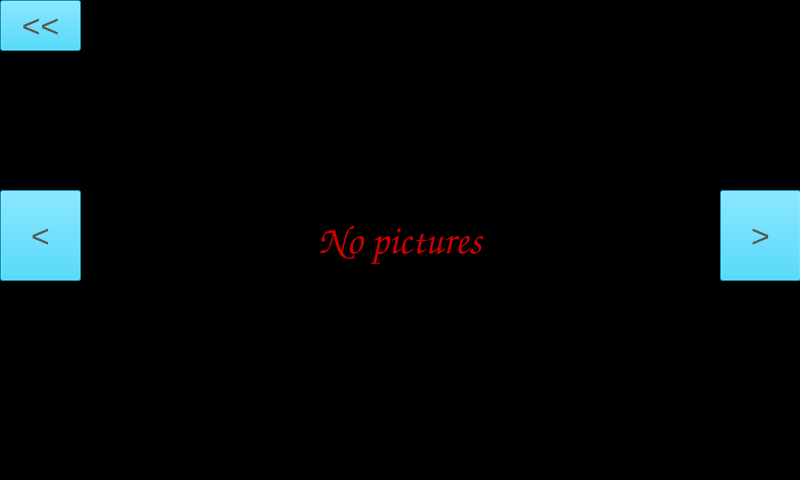
<?xml version="1.0" encoding="UTF-8"?>
<ui version="4.0">
 <class>showphoto</class>
 <widget class="QWidget" name="showphoto">
  <property name="geometry">
   <rect>
    <x>0</x>
    <y>0</y>
    <width>800</width>
    <height>480</height>
   </rect>
  </property>
  <property name="windowTitle">
   <string>QWidget</string>
  </property>
  <widget class="QWidget" name="centralwidget" native="true">
   <property name="geometry">
    <rect>
     <x>0</x>
     <y>0</y>
     <width>801</width>
     <height>480</height>
    </rect>
   </property>
   <widget class="QLabel" name="label">
    <property name="geometry">
     <rect>
      <x>80</x>
      <y>0</y>
      <width>640</width>
      <height>480</height>
     </rect>
    </property>
    <property name="font">
     <font>
      <family>URW Chancery L</family>
      <pointsize>30</pointsize>
      <weight>7</weight>
      <italic>true</italic>
      <bold>false</bold>
     </font>
    </property>
    <property name="styleSheet">
     <string notr="true">color: rgb(204, 0, 0);
font: 57 italic 30pt &quot;URW Chancery L&quot;;</string>
    </property>
    <property name="text">
     <string>No pictures</string>
    </property>
    <property name="alignment">
     <set>Qt::AlignCenter</set>
    </property>
   </widget>
   <widget class="QPushButton" name="pushButton_front">
    <property name="geometry">
     <rect>
      <x>0</x>
      <y>190</y>
      <width>81</width>
      <height>91</height>
     </rect>
    </property>
    <property name="font">
     <font>
      <pointsize>24</pointsize>
     </font>
    </property>
    <property name="styleSheet">
     <string notr="true">color: rgb(85, 87, 83);
background-color: rgb(25, 206, 255);</string>
    </property>
    <property name="text">
     <string>&lt;</string>
    </property>
   </widget>
   <widget class="QPushButton" name="pushButton_next">
    <property name="geometry">
     <rect>
      <x>720</x>
      <y>190</y>
      <width>81</width>
      <height>91</height>
     </rect>
    </property>
    <property name="font">
     <font>
      <pointsize>24</pointsize>
     </font>
    </property>
    <property name="styleSheet">
     <string notr="true">color: rgb(85, 87, 83);
background-color: rgb(25, 206, 255);</string>
    </property>
    <property name="text">
     <string>&gt;</string>
    </property>
   </widget>
   <widget class="QLabel" name="label_2">
    <property name="geometry">
     <rect>
      <x>0</x>
      <y>0</y>
      <width>800</width>
      <height>480</height>
     </rect>
    </property>
    <property name="styleSheet">
     <string notr="true">background-color: rgb(0, 0, 0);</string>
    </property>
    <property name="text">
     <string/>
    </property>
   </widget>
   <widget class="QPushButton" name="pushButton_back">
    <property name="geometry">
     <rect>
      <x>0</x>
      <y>0</y>
      <width>81</width>
      <height>51</height>
     </rect>
    </property>
    <property name="font">
     <font>
      <pointsize>24</pointsize>
     </font>
    </property>
    <property name="styleSheet">
     <string notr="true">color: rgb(85, 87, 83);
background-color: rgb(25, 206, 255);</string>
    </property>
    <property name="text">
     <string>&lt;&lt;</string>
    </property>
   </widget>
   <zorder>label_2</zorder>
   <zorder>label</zorder>
   <zorder>pushButton_front</zorder>
   <zorder>pushButton_next</zorder>
   <zorder>pushButton_back</zorder>
  </widget>
 </widget>
 <resources/>
 <connections/>
</ui>
